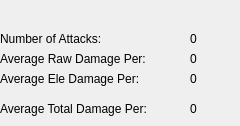
    <widget class="QWidget" name="displayAdvancedTab">
     <attribute name="title">
      <string>Tab 2</string>
     </attribute>
     <widget class="QLabel" name="motionValueNameLabel">
      <property name="geometry">
       <rect>
        <x>0</x>
        <y>0</y>
        <width>221</width>
        <height>17</height>
       </rect>
      </property>
      <property name="text">
       <string/>
      </property>
     </widget>
     <widget class="QLabel" name="numberOfAttacksLabel">
      <property name="geometry">
       <rect>
        <x>0</x>
        <y>30</y>
        <width>141</width>
        <height>17</height>
       </rect>
      </property>
      <property name="text">
       <string>Number of Attacks:</string>
      </property>
     </widget>
     <widget class="QLabel" name="numAttacksLabel">
      <property name="geometry">
       <rect>
        <x>190</x>
        <y>30</y>
        <width>41</width>
        <height>17</height>
       </rect>
      </property>
      <property name="text">
       <string>0</string>
      </property>
     </widget>
     <widget class="QLabel" name="label">
      <property name="geometry">
       <rect>
        <x>0</x>
        <y>50</y>
        <width>211</width>
        <height>17</height>
       </rect>
      </property>
      <property name="text">
       <string>Average Raw Damage Per:</string>
      </property>
     </widget>
     <widget class="QLabel" name="averageRawDamagePerLabel">
      <property name="geometry">
       <rect>
        <x>190</x>
        <y>50</y>
        <width>41</width>
        <height>17</height>
       </rect>
      </property>
      <property name="text">
       <string>0</string>
      </property>
     </widget>
     <widget class="QLabel" name="label_3">
      <property name="geometry">
       <rect>
        <x>0</x>
        <y>70</y>
        <width>181</width>
        <height>17</height>
       </rect>
      </property>
      <property name="text">
       <string>Average Ele Damage Per:</string>
      </property>
     </widget>
     <widget class="QLabel" name="averageEleDamagePerLabel">
      <property name="geometry">
       <rect>
        <x>190</x>
        <y>70</y>
        <width>41</width>
        <height>17</height>
       </rect>
      </property>
      <property name="text">
       <string>0</string>
      </property>
     </widget>
     <widget class="QLabel" name="label_5">
      <property name="geometry">
       <rect>
        <x>0</x>
        <y>100</y>
        <width>191</width>
        <height>17</height>
       </rect>
      </property>
      <property name="text">
       <string>Average Total Damage Per:</string>
      </property>
     </widget>
     <widget class="QLabel" name="averageTotalNumberPerLabel">
      <property name="geometry">
       <rect>
        <x>190</x>
        <y>100</y>
        <width>41</width>
        <height>17</height>
       </rect>
      </property>
      <property name="text">
       <string>0</string>
      </property>
     </widget>
    </widget>
